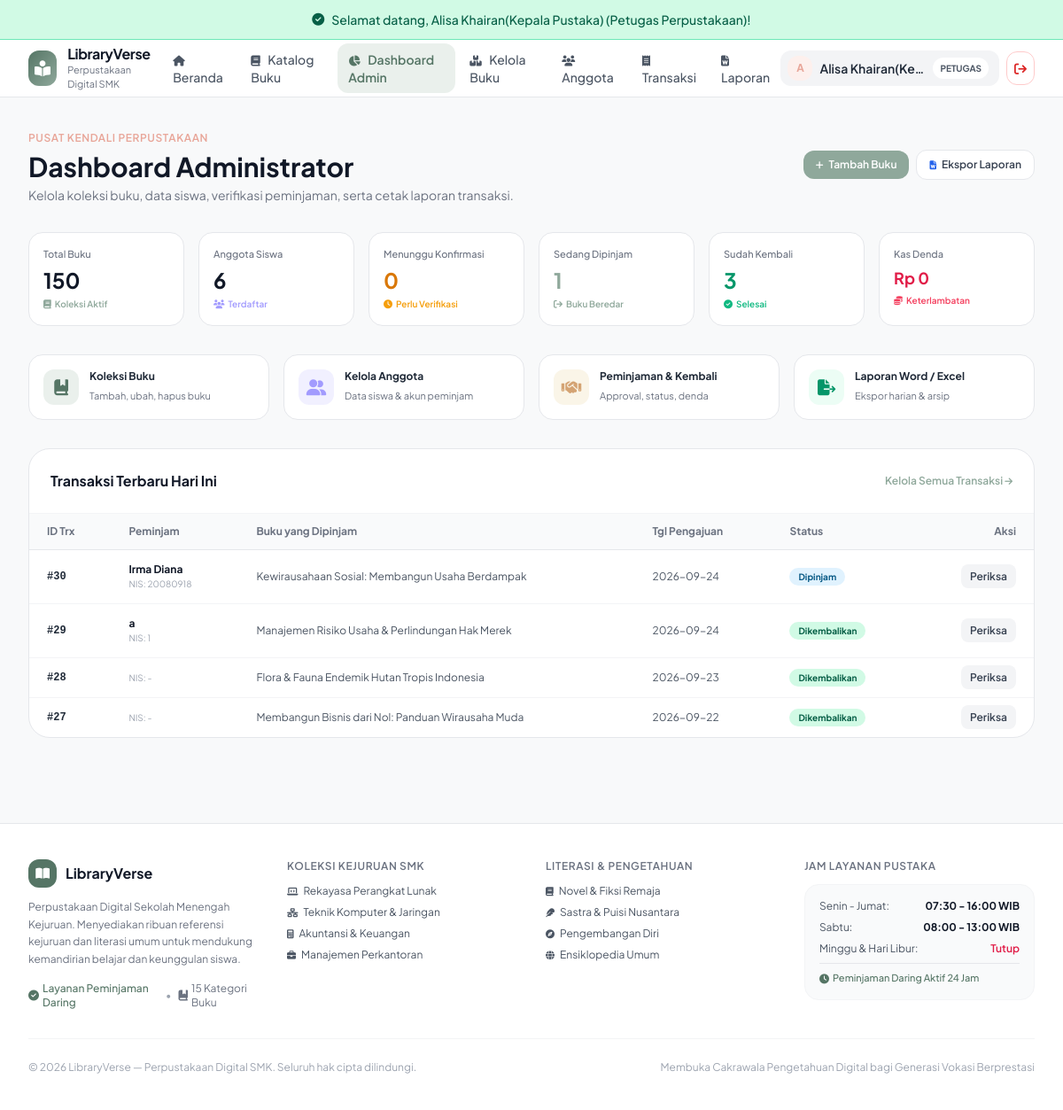
The app's page /index.php?c=admin&a=dashboard (signed in) with its own data.
### tables this page shows
CREATE TABLE `buku` (
  `id_buku` int(11) NOT NULL,
  `judul` varchar(150) NOT NULL,
  `penulis` varchar(80) NOT NULL,
  `id_kategori` int(11) NOT NULL,
  `id_penerbit` int(11) NOT NULL,
  `tahun_terbit` year(4) NOT NULL,
  `stok` int(5) NOT NULL DEFAULT 0,
  `gambar` varchar(100) DEFAULT NULL
);

CREATE TABLE `transaksi` (
  `id_transaksi` int(11) NOT NULL,
  `id_pengguna` int(11) DEFAULT NULL,
  `id_admin` int(11) DEFAULT NULL,
  `tgl_pengajuan` date NOT NULL,
  `tgl_pinjam` date DEFAULT NULL,
  `batas_kembali` date DEFAULT NULL,
  `tgl_kembali` date DEFAULT NULL,
  `status` enum('menunggu','dipinjam','menunggu_kembali','dikembalikan','ditolak') NOT NULL DEFAULT 'dipinjam',
  `total_denda` decimal(10,2) NOT NULL DEFAULT 0.00
);

### controller/AdminController.php (called while the page is built, shortened)
<?php
require_once __DIR__ . '/../model/Transaksi.php';
class AdminController extends Controller {
    public function dashboard() {
        $bukuModel = new Buku();
        $penggunaModel = new Pengguna();
        $transaksiModel = new Transaksi();
        $allBooks = $bukuModel->getAll();
        $allMembers = $penggunaModel->getAll();
        $allTransactions = $transaksiModel->getAllTransactions();
        $pendingLoans = array_filter($allTransactions, function($t) { return $t['status'] === 'menunggu'; });
        $activeLoans = array_filter($allTransactions, function($t) { return $t['status'] === 'dipinjam'; });
        $returnedLoans = array_filter($allTransactions, function($t) { return $t['status'] === 'dikembalikan'; });
        $totalDenda = array_reduce($allTransactions, function($acc, $t) {
            return $acc + (int)$t['total_denda'];
        }, 0);
        $todayTransactions = $transaksiModel->getTodayTransactions();
        $data = [
            'pageTitle' => 'Dashboard Administrator',
            'totalBuku' => count($allBooks),
            'totalAnggota' => count($allMembers),
            'totalPending' => count($pendingLoans),
            'totalActive' => count($activeLoans),
            'totalReturned' => count($returnedLoans),
            'totalDenda' => $totalDenda,
            'recentTransactions' => array_slice($allTransactions, 0, 5),
            'todayTransactions' => $todayTransactions
        ];
        $this->view('admin/dashboard', $data);
    }
}
?>

### model/Model.php (called while the page is built, shortened)
<?php
require_once __DIR__ . '/../config/Database.php';
abstract class Model {
    protected $db;
    protected $table;
    public function __construct() {
        $this->db = Database::getInstance()->getConnection();
    }
    public function getAll() {
        $stmt = $this->db->prepare("SELECT * FROM {$this->table}");
        $stmt->execute();
        return $stmt->fetchAll();
    }
}

### config/Database.php (called while the page is built, shortened)
<?php
class Database {
    private $host = "sql103.infinityfree.com";
    private $user = "if0_42759950";
    private $pass = "N4VhNZeZ2y";
    private $dbname = "if0_42759950_xii_rpl_1_alisa_paket4";
    private $charset = "utf8mb4";
    private static $instance = null;
    private $dbh;
    private function __construct() {
        $dsn = "mysql:host=" . $this->host . ";dbname=" . $this->dbname . ";charset=" . $this->charset;
        $options = [
            PDO::ATTR_PERSISTENT => true,
            PDO::ATTR_ERRMODE => PDO::ERRMODE_EXCEPTION,
            PDO::ATTR_DEFAULT_FETCH_MODE => PDO::FETCH_ASSOC,
            PDO::ATTR_EMULATE_PREPARES => false,
        ];
        try {
            $this->dbh = new PDO($dsn, $this->user, $this->pass, $options);
        } catch (PDOException $e) {
            $this->error = $e->getMessage();
            die("Koneksi Database Gagal: " . $this->error . "<br>Pastikan database <b>xii_rpl_1_alisa_paket4</b> sudah di-import di phpMyAdmin!");
        }
    }
    public static function getInstance() {
        if (self::$instance === null) {
            self::$instance = new self();
        }
        return self::$instance;
    }
    public function getConnection() {
        return $this->dbh;
    }
}
?>

### model/Transaksi.php (called while the page is built, shortened)
<?php
require_once __DIR__ . '/Model.php';
class Transaksi extends Model {
    public function getAllTransactions($status = '', $startDate = '', $endDate = '', $search = '') {
        $sql = "SELECT t.*,
                       COALESCE(p.nama_lengkap, al.nama_lengkap, CONCAT('Siswa ID #', t.id_pengguna)) AS nama_peminjam,
                       COALESCE(p.nis, al.nis, '-') AS nis,
                       GROUP_CONCAT(b.judul SEPARATOR ' || ') AS daftar_buku,
                       COUNT(dt.id_buku) AS total_buku,
                       a.nama_admin,
                       CASE
                           WHEN t.status = 'dipinjam' AND CURDATE() > t.batas_kembali
                           THEN DATEDIFF(CURDATE(), t.batas_kembali) * 1000 * (SELECT COUNT(*) FROM detail_transaksi WHERE id_transaksi = t.id_transaksi)
                           ELSE t.total_denda
                       END AS calculated_denda
                FROM transaksi t
                LEFT JOIN pengguna p ON t.id_pengguna = p.id_pengguna
                LEFT JOIN alumni al ON (t.id_pengguna = al.id_pengguna OR t.id_pengguna = al.id_alumni)
                LEFT JOIN admin a ON t.id_admin = a.id_admin
                LEFT JOIN detail_transaksi dt ON t.id_transaksi = dt.id_transaksi
                LEFT JOIN buku b ON dt.id_buku = b.id_buku
                WHERE 1=1";
        $params = [];
        $sql .= " GROUP BY t.id_transaksi ORDER BY t.id_transaksi DESC";
        $stmt = $this->db->prepare($sql);
        $stmt->execute($params);
        return $stmt->fetchAll();
    }
}
?>

### view/admin/dashboard.php (the view)
<div class="max-w-7xl mx-auto px-4 sm:px-6 lg:px-8 py-8 space-y-8">
    <div class="flex flex-col sm:flex-row sm:items-center justify-between gap-4">
        <div>
            <span class="text-xs font-semibold text-[#E8A598] uppercase tracking-wider">Pusat Kendali Perpustakaan</span>
            <h1 class="text-2xl sm:text-3xl font-bold text-gray-900 mt-1">Dashboard Administrator</h1>
            <p class="text-xs sm:text-sm text-gray-500 mt-1">
                Kelola koleksi buku, data siswa, verifikasi peminjaman, serta cetak laporan transaksi.
            </p>
        </div>
        <div class="flex items-center gap-2">
            <a href="index.php?c=buku&a=tambah" class="px-3.5 py-2 rounded-xl bg-[#8FA89B] hover:bg-[#789687] text-white text-xs font-semibold transition flex items-center gap-1.5 shadow-xs">
                <i class="fa-solid fa-plus text-[10px]"></i> Tambah Buku
            </a>
            <a href="index.php?c=laporan&a=index" class="px-3.5 py-2 rounded-xl border border-gray-200 bg-white hover:bg-gray-50 text-gray-700 text-xs font-semibold transition flex items-center gap-1.5 shadow-xs">
                <i class="fa-solid fa-file-word text-[10px] text-blue-600"></i> Ekspor Laporan
            </a>
        </div>
    </div>
    <div class="grid grid-cols-2 md:grid-cols-3 lg:grid-cols-6 gap-4">
        <div class="bg-white rounded-2xl p-4 border border-gray-200 shadow-xs">
            <span class="text-[11px] text-gray-500 font-medium block">Total Buku</span>
            <span class="text-2xl font-bold text-gray-900 block mt-1"><?= $totalBuku ?></span>
            <span class="text-[10px] text-[#8FA89B] font-semibold mt-1 block"><i class="fa-solid fa-book mr-1"></i>Koleksi Aktif</span>
        </div>
        <div class="bg-white rounded-2xl p-4 border border-gray-200 shadow-xs">
            <span class="text-[11px] text-gray-500 font-medium block">Anggota Siswa</span>
            <span class="text-2xl font-bold text-gray-900 block mt-1"><?= $totalAnggota ?></span>
            <span class="text-[10px] text-[#A29BFE] font-semibold mt-1 block"><i class="fa-solid fa-users mr-1"></i>Terdaftar</span>
        </div>
        <div class="bg-white rounded-2xl p-4 border border-gray-200 shadow-xs">
            <span class="text-[11px] text-gray-500 font-medium block">Menunggu Konfirmasi</span>
            <span class="text-2xl font-bold text-amber-600 block mt-1"><?= $totalPending ?></span>
            <span class="text-[10px] text-amber-500 font-semibold mt-1 block"><i class="fa-solid fa-clock mr-1"></i>Perlu Verifikasi</span>
        </div>
        <div class="bg-white rounded-2xl p-4 border border-gray-200 shadow-xs">
            <span class="text-[11px] text-gray-500 font-medium block">Sedang Dipinjam</span>
            <span class="text-2xl font-bold text-[#8FA89B] block mt-1"><?= $totalActive ?></span>
            <span class="text-[10px] text-[#8FA89B] font-semibold mt-1 block"><i class="fa-solid fa-arrow-right-from-bracket mr-1"></i>Buku Beredar</span>
        </div>
        <div class="bg-white rounded-2xl p-4 border border-gray-200 shadow-xs">
            <span class="text-[11px] text-gray-500 font-medium block">Sudah Kembali</span>
            <span class="text-2xl font-bold text-emerald-600 block mt-1"><?= $totalReturned ?></span>
            <span class="text-[10px] text-emerald-500 font-semibold mt-1 block"><i class="fa-solid fa-circle-check mr-1"></i>Selesai</span>
        </div>
        <div class="bg-white rounded-2xl p-4 border border-gray-200 shadow-xs">
            <span class="text-[11px] text-gray-500 font-medium block">Kas Denda</span>
            <span class="text-lg font-bold text-rose-600 block mt-1">Rp <?= number_format($totalDenda, 0, ',', '.') ?></span>
            <span class="text-[10px] text-rose-500 font-semibold mt-1 block"><i class="fa-solid fa-coins mr-1"></i>Keterlambatan</span>
        </div>
    </div>
    <div class="grid grid-cols-1 sm:grid-cols-2 lg:grid-cols-4 gap-4">
        <a href="index.php?c=buku&a=index" class="p-4 rounded-2xl bg-white border border-gray-200 hover:border-[#8FA89B] hover:shadow-xs transition flex items-center gap-3">
            <div class="w-10 h-10 rounded-xl bg-[#EAF0EC] text-[#557565] flex items-center justify-center text-lg">
                <i class="fa-solid fa-book-bookmark"></i>
            </div>
            <div>
                <strong class="text-xs text-gray-800 block">Koleksi Buku</strong>
                <span class="text-[11px] text-gray-500">Tambah, ubah, hapus buku</span>
            </div>
        </a>
        <a href="index.php?c=anggota&a=index" class="p-4 rounded-2xl bg-white border border-gray-200 hover:border-[#A29BFE] hover:shadow-xs transition flex items-center gap-3">
            <div class="w-10 h-10 rounded-xl bg-[#F1F0FF] text-[#A29BFE] flex items-center justify-center text-lg">
                <i class="fa-solid fa-user-group"></i>
            </div>
            <div>
                <strong class="text-xs text-gray-800 block">Kelola Anggota</strong>
                <span class="text-[11px] text-gray-500">Data siswa & akun peminjam</span>
            </div>
        </a>
        <a href="index.php?c=transaksi&a=index" class="p-4 rounded-2xl bg-white border border-gray-200 hover:border-amber-400 hover:shadow-xs transition flex items-center gap-3">
            <div class="w-10 h-10 rounded-xl bg-[#FAF5E8] text-[#D4A373] flex items-center justify-center text-lg">
                <i class="fa-solid fa-handshake"></i>
            </div>
            <div>
                <strong class="text-xs text-gray-800 block">Peminjaman & Kembali</strong>
                <span class="text-[11px] text-gray-500">Approval, status, denda</span>
            </div>
        </a>
        <a href="index.php?c=laporan&a=index" class="p-4 rounded-2xl bg-white border border-gray-200 hover:border-emerald-400 hover:shadow-xs transition flex items-center gap-3">
            <div class="w-10 h-10 rounded-xl bg-emerald-50 text-emerald-600 flex items-center justify-center text-lg">
                <i class="fa-solid fa-file-export"></i>
            </div>
            <div>
                <strong class="text-xs text-gray-800 block">Laporan Word / Excel</strong>
                <span class="text-[11px] text-gray-500">Ekspor harian & arsip</span>
            </div>
        </a>
    </div>
    <div class="bg-white rounded-3xl border border-gray-200 overflow-hidden shadow-xs">
        <div class="p-5 sm:p-6 border-b border-gray-100 flex items-center justify-between">
            <h3 class="font-bold text-gray-900 text-sm sm:text-base">Transaksi Terbaru Hari Ini</h3>
            <a href="index.php?c=transaksi&a=index" class="text-xs font-semibold text-[#8FA89B] hover:underline">
                Kelola Semua Transaksi <i class="fa-solid fa-arrow-right text-[10px]"></i>
            </a>
        </div>
        <div class="overflow-x-auto">
            <table class="w-full text-left text-xs text-gray-600">
                <thead class="bg-gray-50 text-gray-500 font-semibold border-b border-gray-200">
                    <tr>
                        <th class="px-5 py-3">ID Trx</th>
                        <th class="px-5 py-3">Peminjam</th>
                        <th class="px-5 py-3">Buku yang Dipinjam</th>
                        <th class="px-5 py-3">Tgl Pengajuan</th>
                        <th class="px-5 py-3">Status</th>
                        <th class="px-5 py-3 text-right">Aksi</th>
                    </tr>
                </thead>
                <tbody class="divide-y divide-gray-100">
                    <?php if (empty($recentTransactions)): ?>
                        <tr>
                            <td colspan="6" class="px-5 py-8 text-center text-gray-400">Belum ada transaksi peminjaman.</td>
                        </tr>
                    <?php else: ?>
                        <?php foreach ($recentTransactions as $t): ?>
                            <tr class="hover:bg-gray-50/50 transition">
                                <td class="px-5 py-3.5 font-mono font-semibold text-gray-800">#<?= $t['id_transaksi'] ?></td>
                                <td class="px-5 py-3.5">
                                    <strong class="text-gray-900 block"><?= htmlspecialchars($t['nama_peminjam']) ?></strong>
                                    <span class="text-[10px] text-gray-400">NIS: <?= $t['nis'] ?></span>
                                </td>
                                <td class="px-5 py-3.5">
                                    <span class="line-clamp-1 max-w-xs" title="<?= htmlspecialchars($t['daftar_buku']) ?>">
                                        <?= htmlspecialchars($t['daftar_buku'] ?: 'Tidak ada buku') ?>
                                    </span>
                                </td>
                                <td class="px-5 py-3.5"><?= $t['tgl_pengajuan'] ?></td>
                                <td class="px-5 py-3.5">
                                    <span class="px-2.5 py-1 rounded-full text-[10px] font-bold <?= $t['status'] === 'menunggu' ? 'bg-amber-100 text-amber-800' : ($t['status'] === 'dipinjam' ? 'bg-sky-100 text-sky-800' : ($t['status'] === 'dikembalikan' ? 'bg-emerald-100 text-emerald-800' : 'bg-red-100 text-red-800')) ?>">
                                        <?= ucfirst($t['status']) ?>
                                    </span>
                                </td>
                                <td class="px-5 py-3.5 text-right">
                                    <a href="index.php?c=transaksi&a=detail&id=<?= $t['id_transaksi'] ?>" class="px-2.5 py-1.5 rounded-lg bg-gray-100 hover:bg-gray-200 text-gray-700 font-semibold transition">
                                        Periksa
                                    </a>
                                </td>
                            </tr>
                        <?php endforeach; ?>
                    <?php endif; ?>
                </tbody>
            </table>
        </div>
    </div>
</div>

### view/templates/header.php (style rules this page uses)
body { font-family: 'Plus Jakarta Sans', sans-serif; background-color: #F8F9FA; color: #2D3748; }

### records on screen
buku: id_buku "150", stok "0", id_penerbit "1"
transaksi: id_transaksi "30", nama_peminjam "Irma Diana", nis "20080918", daftar_buku "Kewirausahaan Sosial: Membangun Usaha Berdampak", tgl_pengajuan "2026-09-24", status "Dipinjam"
transaksi: id_transaksi "29", nama_peminjam "a", nis "1", daftar_buku "Manajemen Risiko Usaha & Perlindungan Hak Merek", tgl_pengajuan "2026-09-24", status "Dikembalikan"
transaksi: id_transaksi "28", nis "-", daftar_buku "Flora & Fauna Endemik Hutan Tropis Indonesia", tgl_pengajuan "2026-09-23", status "Dikembalikan"
transaksi: id_transaksi "27", nis "-", daftar_buku "Membangun Bisnis dari Nol: Panduan Wirausaha Muda", tgl_pengajuan "2026-09-22", status "Dikembalikan"

### other values on screen
$flash['message'] "Selamat datang, Alisa Khairan(Kepala Pustaka) (Petugas Perpustakaan)!"
substr($userName, 0, 1) "A"
$userName "Alisa Khairan(Ke…"
$totalAnggota "6"
$totalReturned "3"
